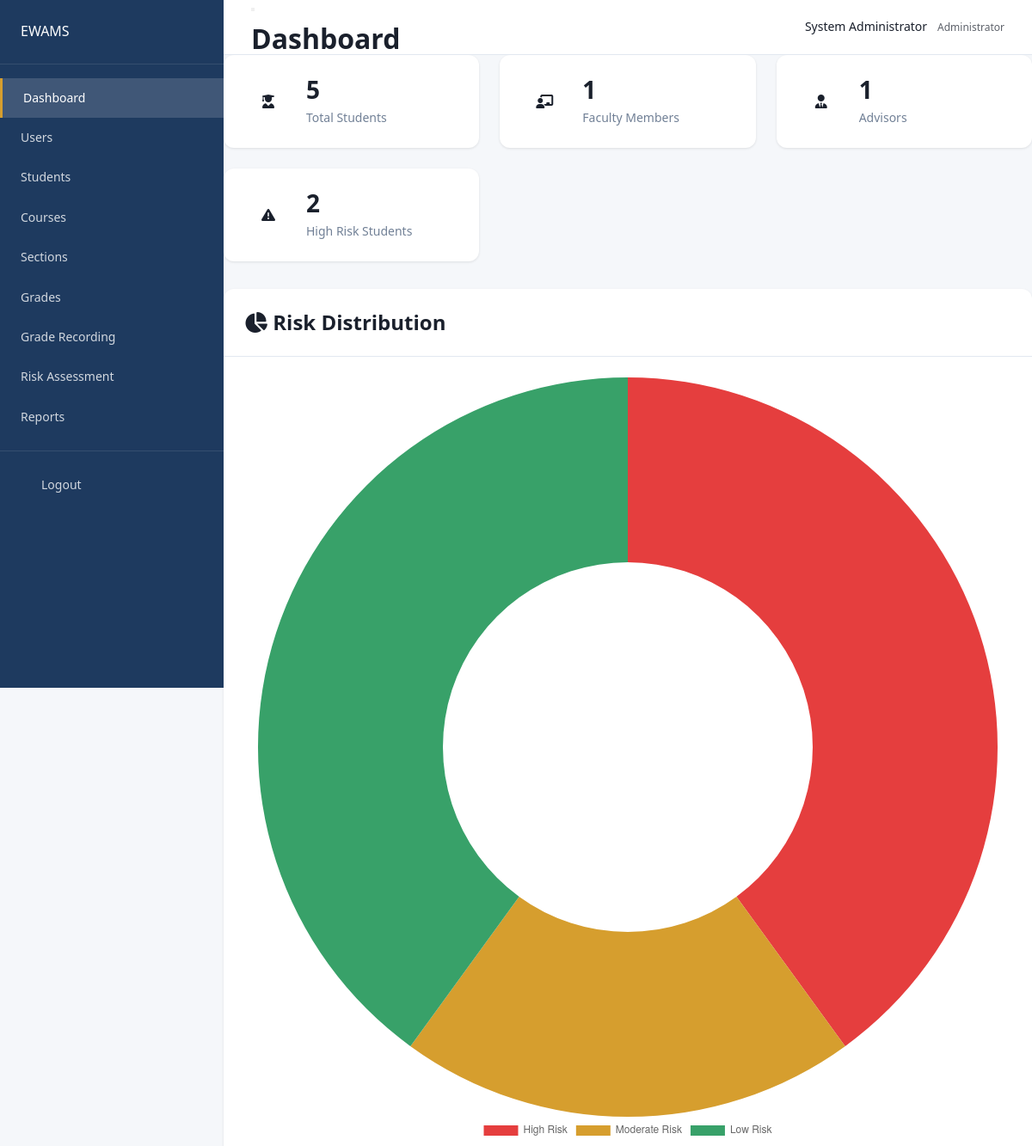
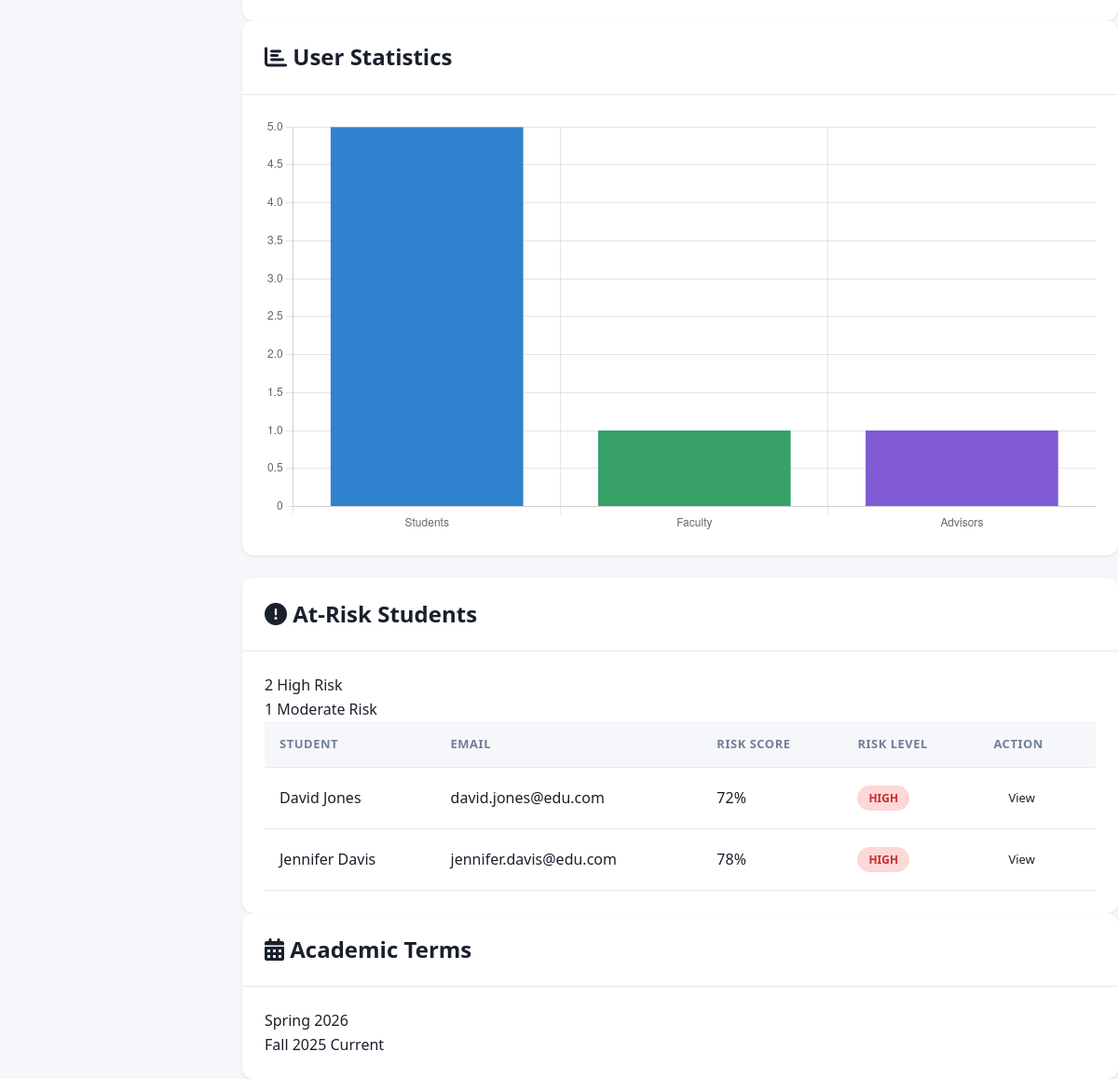
The app's page /dashboard (signed in) with its own data (2 pictures, top to bottom).
### tables this page shows
CREATE TABLE `risk_assessments` (
  `id` int NOT NULL AUTO_INCREMENT,
  `student_id` int NOT NULL,
  `term_id` int DEFAULT NULL,
  `risk_score` decimal(5,2) DEFAULT '0.00',
  `risk_level` enum('low','moderate','high') DEFAULT 'low',
  `attendance_score` decimal(5,2) DEFAULT '100.00',
  `grade_score` decimal(5,2) DEFAULT '100.00',
  `submission_score` decimal(5,2) DEFAULT '100.00',
  `late_score` decimal(5,2) DEFAULT '100.00',
  `calculated_at` timestamp DEFAULT CURRENT_TIMESTAMP,
  PRIMARY KEY (`id`),
  KEY `student_id` (`student_id`),
  KEY `term_id` (`term_id`)
);

CREATE TABLE `users` (
  `id` int NOT NULL AUTO_INCREMENT,
  `username` varchar(50) DEFAULT NULL,
  `email` varchar(255) NOT NULL,
  `password_hash` varchar(255) NOT NULL,
  `first_name` varchar(100) NOT NULL,
  `last_name` varchar(100) NOT NULL,
  `role` enum('administrator','faculty','advisor','student') NOT NULL,
  `phone` varchar(20) DEFAULT NULL,
  `avatar` varchar(255) DEFAULT NULL,
  `student_id` varchar(50) DEFAULT NULL,
  `program_id` int DEFAULT NULL,
  `is_active` tinyint(1) DEFAULT '1',
  `last_login` datetime DEFAULT NULL,
  `created_at` timestamp DEFAULT CURRENT_TIMESTAMP,
  `updated_at` timestamp DEFAULT CURRENT_TIMESTAMP ON UPDATE CURRENT_TIMESTAMP,
  PRIMARY KEY (`id`),
  UNIQUE KEY `email` (`email`),
  UNIQUE KEY `username` (`username`),
  KEY `role` (`role`),
  KEY `program_id` (`program_id`)
);

CREATE TABLE `academic_terms` (
  `id` int NOT NULL AUTO_INCREMENT,
  `name` varchar(100) NOT NULL,
  `start_date` date NOT NULL,
  `end_date` date NOT NULL,
  `is_current` tinyint(1) DEFAULT '0',
  `created_at` timestamp DEFAULT CURRENT_TIMESTAMP,
  PRIMARY KEY (`id`)
);

### config/config.php (called while the page is built, shortened)
<?php
function getDB() {
    static $pdo = null;
    if ($pdo === null) {
        try {
            $pdo = new PDO(
                "mysql:host=" . DB_HOST . ";dbname=" . DB_NAME . ";charset=utf8mb4",
                DB_USER,
                DB_PASS,
                [PDO::ATTR_ERRMODE => PDO::ERRMODE_EXCEPTION, PDO::ATTR_DEFAULT_FETCH_MODE => PDO::FETCH_ASSOC]
            );
        } catch (PDOException $e) {
            die("Database connection failed: " . $e->getMessage());
        }
    }
    return $pdo;
}
function getCurrentUserId() {
    return $_SESSION['user_id'] ?? null;
}

### models/User.php (called while the page is built, shortened)
<?php
class User {
    private $db;
    public function __construct() {
        $this->db = getDB();
    }
    public function getAll($role = null, $active = null) {
        $sql = "SELECT * FROM users WHERE 1=1";
        $params = [];
        if ($role) {
            $sql .= " AND role = ?";
            $params[] = $role;
        }
        $stmt = $this->db->prepare($sql);
        $stmt->execute($params);
        return $stmt->fetchAll();
    }
    public function getStudents() {
        return $this->getAll('student');
    }
    public function getFaculty() {
        return $this->getAll('faculty');
    }
    public function getAdvisors() {
        return $this->getAll('advisor');
    }
}

### models/AcademicTerm.php (called while the page is built, shortened)
<?php
class AcademicTerm {
    private $db;
    public function __construct() {
        $this->db = getDB();
    }
    public function getAll() {
        $stmt = $this->db->query("SELECT * FROM academic_terms ORDER BY start_date DESC");
        return $stmt->fetchAll();
    }
    public function getCurrent() {
        $stmt = $this->db->query("SELECT * FROM academic_terms WHERE is_current = 1 LIMIT 1");
        return $stmt->fetch();
    }
}

### models/RiskAssessment.php (called while the page is built, shortened)
<?php
class RiskAssessment {
    private $db;
    public function __construct() {
        $this->db = getDB();
    }
    public function getAllAtRisk($termId = null, $level = null) {
        $sql = "
            SELECT ra.*, u.first_name, u.last_name, u.email, u.student_id as student_number
            FROM risk_assessments ra
            JOIN users u ON ra.student_id = u.id
            WHERE ra.term_id = ?
        ";
        if ($level) {
            $sql .= " AND ra.risk_level = ?";
            $stmt = $this->db->prepare($sql);
            $stmt->execute([$termId, $level]);
        } else {
            $stmt = $this->db->prepare($sql);
            $stmt->execute([$termId]);
        }
        return $stmt->fetchAll();
    }
}

### models/Alert.php (called while the page is built, shortened)
<?php
class Alert {
    private $db;
    public function __construct() {
        $this->db = getDB();
    }
    public function getStudentAlerts($studentId, $limit = 10) {
        $limit = (int) $limit;
        $stmt = $this->db->prepare("
            SELECT * FROM alerts WHERE student_id = ? ORDER BY created_at DESC LIMIT $limit
        ");
        $stmt->execute([$studentId]);
        return $stmt->fetchAll();
    }
}

### views/dashboard/admin.php (the view, shortened to what this page needs)
<?php
include __DIR__ . '/../layouts/header.php';
?>
<div class="dashboard">
    <div class="stats-grid">
        <div class="stat-card">
            <div class="stat-icon blue">
                <i class="fas fa-user-graduate"></i>
            </div>
            <div class="stat-content">
                <h3><?php echo $dashboardData['total_students'] ?? 0; ?></h3>
                <p>Total Students</p>
            </div>
        </div>
        <div class="stat-card">
            <div class="stat-icon green">
                <i class="fas fa-chalkboard-teacher"></i>
            </div>
            <div class="stat-content">
                <h3><?php echo $dashboardData['total_faculty'] ?? 0; ?></h3>
                <p>Faculty Members</p>
            </div>
        </div>
        <div class="stat-card">
            <div class="stat-icon purple">
                <i class="fas fa-user-tie"></i>
            </div>
            <div class="stat-content">
                <h3><?php echo $dashboardData['total_advisors'] ?? 0; ?></h3>
                <p>Advisors</p>
            </div>
        </div>
        <div class="stat-card">
            <div class="stat-icon red">
                <i class="fas fa-exclamation-triangle"></i>
            </div>
            <div class="stat-content">
                <h3><?php echo count($dashboardData['at_risk_students'] ?? []); ?></h3>
                <p>High Risk Students</p>
            </div>
        </div>
    </div>
    <div class="dashboard-grid" style="grid-template-columns: 1fr 1fr; margin-bottom: 24px;">
        <div class="card">
            <div class="card-header">
                <h2><i class="fas fa-chart-pie"></i> Risk Distribution</h2>
            </div>
            <div class="card-body">
                <canvas id="riskChart"></canvas>
            </div>
        </div>
        <div class="card">
            <div class="card-header">
                <h2><i class="fas fa-chart-bar"></i> User Statistics</h2>
            </div>
            <div class="card-body">
                <canvas id="userChart"></canvas>
            </div>
        </div>
    </div>
    <script>
    var riskCtx = document.getElementById('riskChart').getContext('2d');
    new Chart(riskCtx, {
        type: 'doughnut',
        data: {
            labels: ['High Risk', 'Moderate Risk', 'Low Risk'],
            datasets: [{
                data: [
                    <?php echo count($dashboardData['at_risk_students'] ?? []); ?>,
                    <?php echo count($dashboardData['moderate_risk'] ?? []); ?>,
                    <?php echo max(0, ($dashboardData['total_students'] ?? 0) - count($dashboardData['at_risk_students'] ?? []) - count($dashboardData['moderate_risk'] ?? [])); ?>
                ],
                backgroundColor: ['#e53e3e', '#d69e2e', '#38a169'],
                borderWidth: 0
            }]
        },
        options: {
            responsive: true,
            plugins: {
                legend: { position: 'bottom' }
            }
        }
    });
    var userCtx = document.getElementById('userChart').getContext('2d');
    new Chart(userCtx, {
        type: 'bar',
        data: {
            labels: ['Students', 'Faculty', 'Advisors'],
            datasets: [{
                label: 'Count',
                data: [
                    <?php echo $dashboardData['total_students'] ?? 0; ?>,
                    <?php echo $dashboardData['total_faculty'] ?? 0; ?>,
                    <?php echo $dashboardData['total_advisors'] ?? 0; ?>
                ],
                backgroundColor: ['#3182ce', '#38a169', '#805ad5']
            }]
        },
        options: {
            responsive: true,
            plugins: {
                legend: { display: false }
            },
            scales: {
                y: { beginAtZero: true }
            }
        }
    });
    </script>
    <div class="dashboard-grid">
        <div class="card">
            <div class="card-header">
                <h2><i class="fas fa-exclamation-circle"></i> At-Risk Students</h2>
            </div>
            <div class="card-body">
                <?php if (!empty($dashboardData['at_risk_students'])): ?>
                <div class="risk-summary">
                    <div class="risk-item high">
                        <span class="risk-count"><?php echo count($dashboardData['at_risk_students']); ?></span>
                        <span class="risk-label">High Risk</span>
                    </div>
                    <div class="risk-item moderate">
                        <span class="risk-count"><?php echo count($dashboardData['moderate_risk'] ?? []); ?></span>
                        <span class="risk-label">Moderate Risk</span>
                    </div>
                </div>
                <table class="data-table">
                    <thead>
                        <tr>
                            <th>Student</th>
                            <th>Email</th>
                            <th>Risk Score</th>
                            <th>Risk Level</th>
                            <th>Action</th>
                        </tr>
                    </thead>
                    <tbody>
                        <?php foreach (array_slice($dashboardData['at_risk_students'], 0, 5) as $student): ?>
                        <tr>
                            <td><?php echo $student['first_name'] . ' ' . $student['last_name']; ?></td>
                            <td><?php echo $student['email']; ?></td>
                            <td><?php echo round($student['risk_score']); ?>%</td>
                            <td>
                                <span class="risk-badge <?php echo $student['risk_level']; ?>">
                                    <?php echo ucfirst($student['risk_level']); ?>
                                </span>
                            </td>
                            <td>
                                <a href="<?php echo BASE_URL; ?>/students/view?id=<?php echo $student['id']; ?>" class="btn btn-sm btn-outline">
                                    View
                                </a>
                            </td>
                        </tr>
                        <?php endforeach; ?>
                    </tbody>
                </table>
                <?php endif; ?>
            </div>
        </div>
        <div class="card">
            <div class="card-header">
                <h2><i class="fas fa-calendar-alt"></i> Academic Terms</h2>
            </div>
            <div class="card-body">
                <?php if (!empty($dashboardData['terms'])): ?>
                <div class="terms-list">
                    <?php foreach (array_slice($dashboardData['terms'], 0, 4) as $term): ?>
                    <div class="term-item <?php echo $term['is_current'] ? 'current' : ''; ?>">
                        <span class="term-name"><?php echo $term['name']; ?></span>
                        <?php if ($term['is_current']): ?>
                        <span class="term-badge">Current</span>
                        <?php endif; ?>
                    </div>
                    <?php endforeach; ?>
                </div>
                <?php endif; ?>
            </div>
        </div>
    </div>
</div>
<?php include __DIR__ . '/../layouts/footer.php'; ?>

### records on screen
risk_assessments: student.first_name "David", student.last_name "Jones", student.email "david.jones@edu.com", risk_score "72", risk_level "HIGH"
risk_assessments: student.first_name "Jennifer", student.last_name "Davis", student.email "jennifer.davis@edu.com", risk_score "78", risk_level "HIGH"
academic_terms: name "Spring 2026"
academic_terms: name "Fall 2025", is_current "Current"

### other values on screen
$pageTitle "Dashboard"
$_SESSION['first_name'] "System"
$_SESSION['last_name'] "Administrator"
$_SESSION['role'] "Administrator"
$dashboardData['total_students'] "5"
$dashboardData['total_faculty'] "1"
$dashboardData['total_advisors'] "1"
count($dashboardData['at_risk_students'] ?? []) "2"
count($dashboardData['at_risk_students']) "2"
count($dashboardData['moderate_risk'] ?? []) "1"
chart data {{ count($dashboardData['at_risk_students'] ?? []) }} 2
chart data {{ count($dashboardData['moderate_risk'] ?? []) }} 1
chart data {{ $dashboardData['total_students'] }} 5
